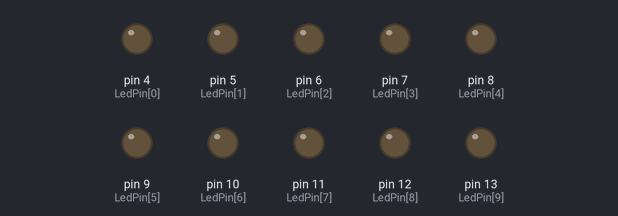
Bench run of a sketch on a simulated Arduino Uno, built with avr-gcc and run on an emulated ATmega328P. Shown: output pins drawn as LEDs (lit = HIGH).

Above: at 0.05 s.
At 0.92 s:
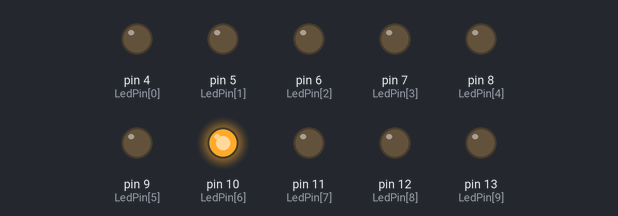
At 1.06 s:
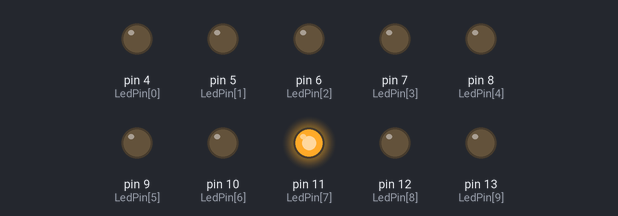
At 1.45 s:
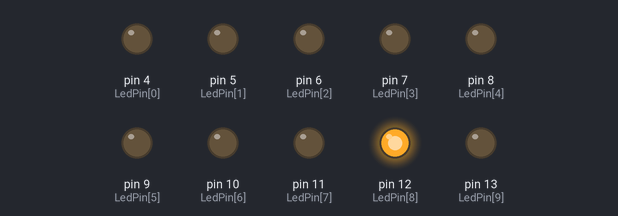
At 3.67 s:
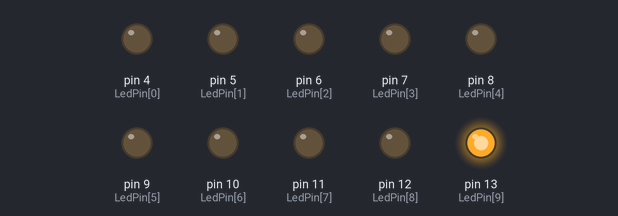
At 5.33 s:
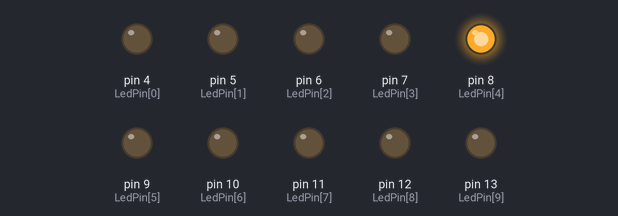
Timing chart, 0 to 5.6 s (numbered marks = the images above):
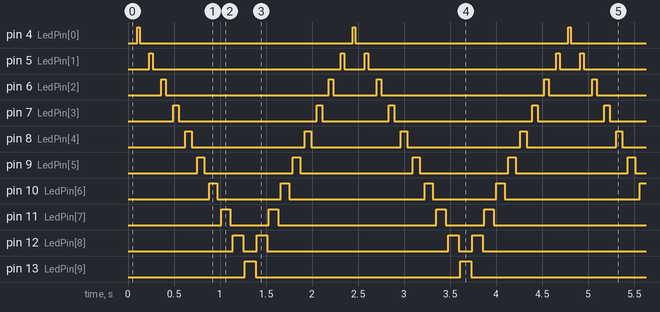

The sketch:

ledballbouncing.ino
```cpp
byte LedPin[] = {4, 5, 6, 7, 8, 9, 10, 11, 12, 13};
int currentLed = 0;
int Direction = 1;


void setup() {
  for (int y=0; y<10; y++)
  {
    pinMode(LedPin[y], OUTPUT);
  }
}

void loop() {

  changeLed();
}

void changeLed()
{
  for (int x=0; x<1; x++){
  for (int y=0; y<10; y++)
  {
    digitalWrite(LedPin[y], LOW);
    delay(10);
  }
  digitalWrite(LedPin[currentLed], HIGH);
  delay(30);
  currentLed += Direction;
  if (x=9){
  if (currentLed==9) {Direction=-1;}
  if (currentLed==0) {Direction=1;}
  }
}}
```

Measured:
- by itself, pin 4 (LedPin[0]): alternates HIGH for 0.03 s and LOW for 2.3 s
- by itself, pin 5 (LedPin[1]): repeats every 2.3 s: LOW 2.0 s, HIGH 0.04 s, LOW 0.22 s, HIGH 0.04 s
- by itself, pin 6 (LedPin[2]): repeats every 2.3 s: LOW 1.8 s, HIGH 0.05 s, LOW 0.47 s, HIGH 0.05 s
- by itself, pin 7 (LedPin[3]): repeats every 2.3 s: LOW 1.5 s, HIGH 0.06 s, LOW 0.72 s, HIGH 0.06 s
- by itself, pin 8 (LedPin[4]): repeats every 2.3 s: LOW 1.2 s, HIGH 0.07 s, LOW 0.97 s, HIGH 0.07 s
- by itself, pin 9 (LedPin[5]): repeats every 2.3 s: LOW 0.96 s, HIGH 0.08 s, LOW 1.2 s, HIGH 0.08 s
- by itself, pin 10 (LedPin[6]): repeats every 2.3 s: LOW 0.69 s, HIGH 0.09 s, LOW 1.5 s, HIGH 0.09 s
- by itself, pin 11 (LedPin[7]): repeats every 2.3 s: LOW 0.42 s, HIGH 0.10 s, LOW 1.7 s, HIGH 0.10 s
